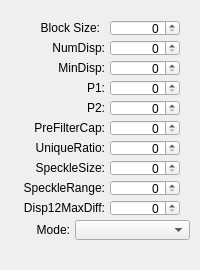
<?xml version="1.0" encoding="UTF-8"?>
<ui version="4.0">
 <class>sgbm_setting</class>
 <widget class="QWidget" name="sgbm_setting">
  <property name="geometry">
   <rect>
    <x>0</x>
    <y>0</y>
    <width>200</width>
    <height>270</height>
   </rect>
  </property>
  <property name="windowTitle">
   <string>Form</string>
  </property>
  <widget class="QLabel" name="label">
   <property name="geometry">
    <rect>
     <x>5</x>
     <y>20</y>
     <width>95</width>
     <height>16</height>
    </rect>
   </property>
   <property name="text">
    <string>Block Size:</string>
   </property>
   <property name="alignment">
    <set>Qt::AlignmentFlag::AlignRight|Qt::AlignmentFlag::AlignTrailing|Qt::AlignmentFlag::AlignVCenter</set>
   </property>
  </widget>
  <widget class="QSpinBox" name="BlockSize">
   <property name="geometry">
    <rect>
     <x>110</x>
     <y>20</y>
     <width>70</width>
     <height>16</height>
    </rect>
   </property>
   <property name="alignment">
    <set>Qt::AlignmentFlag::AlignRight|Qt::AlignmentFlag::AlignTrailing|Qt::AlignmentFlag::AlignVCenter</set>
   </property>
   <property name="maximum">
    <number>1920</number>
   </property>
  </widget>
  <widget class="QSpinBox" name="numDisp">
   <property name="geometry">
    <rect>
     <x>110</x>
     <y>40</y>
     <width>70</width>
     <height>16</height>
    </rect>
   </property>
   <property name="alignment">
    <set>Qt::AlignmentFlag::AlignRight|Qt::AlignmentFlag::AlignTrailing|Qt::AlignmentFlag::AlignVCenter</set>
   </property>
   <property name="maximum">
    <number>1920</number>
   </property>
  </widget>
  <widget class="QSpinBox" name="p1">
   <property name="geometry">
    <rect>
     <x>110</x>
     <y>80</y>
     <width>70</width>
     <height>16</height>
    </rect>
   </property>
   <property name="alignment">
    <set>Qt::AlignmentFlag::AlignRight|Qt::AlignmentFlag::AlignTrailing|Qt::AlignmentFlag::AlignVCenter</set>
   </property>
   <property name="maximum">
    <number>65535</number>
   </property>
  </widget>
  <widget class="QSpinBox" name="p2">
   <property name="geometry">
    <rect>
     <x>110</x>
     <y>100</y>
     <width>70</width>
     <height>16</height>
    </rect>
   </property>
   <property name="alignment">
    <set>Qt::AlignmentFlag::AlignRight|Qt::AlignmentFlag::AlignTrailing|Qt::AlignmentFlag::AlignVCenter</set>
   </property>
   <property name="maximum">
    <number>65535</number>
   </property>
  </widget>
  <widget class="QSpinBox" name="speckleSize">
   <property name="geometry">
    <rect>
     <x>110</x>
     <y>160</y>
     <width>70</width>
     <height>16</height>
    </rect>
   </property>
   <property name="alignment">
    <set>Qt::AlignmentFlag::AlignRight|Qt::AlignmentFlag::AlignTrailing|Qt::AlignmentFlag::AlignVCenter</set>
   </property>
  </widget>
  <widget class="QSpinBox" name="disp12MaxDiff">
   <property name="geometry">
    <rect>
     <x>110</x>
     <y>200</y>
     <width>70</width>
     <height>16</height>
    </rect>
   </property>
   <property name="alignment">
    <set>Qt::AlignmentFlag::AlignRight|Qt::AlignmentFlag::AlignTrailing|Qt::AlignmentFlag::AlignVCenter</set>
   </property>
  </widget>
  <widget class="QSpinBox" name="uniqueRatio">
   <property name="geometry">
    <rect>
     <x>110</x>
     <y>140</y>
     <width>70</width>
     <height>16</height>
    </rect>
   </property>
   <property name="alignment">
    <set>Qt::AlignmentFlag::AlignRight|Qt::AlignmentFlag::AlignTrailing|Qt::AlignmentFlag::AlignVCenter</set>
   </property>
  </widget>
  <widget class="QSpinBox" name="preFilterCap">
   <property name="geometry">
    <rect>
     <x>110</x>
     <y>120</y>
     <width>70</width>
     <height>16</height>
    </rect>
   </property>
   <property name="alignment">
    <set>Qt::AlignmentFlag::AlignRight|Qt::AlignmentFlag::AlignTrailing|Qt::AlignmentFlag::AlignVCenter</set>
   </property>
  </widget>
  <widget class="QSpinBox" name="minDisp">
   <property name="geometry">
    <rect>
     <x>110</x>
     <y>60</y>
     <width>70</width>
     <height>16</height>
    </rect>
   </property>
   <property name="alignment">
    <set>Qt::AlignmentFlag::AlignRight|Qt::AlignmentFlag::AlignTrailing|Qt::AlignmentFlag::AlignVCenter</set>
   </property>
   <property name="maximum">
    <number>1920</number>
   </property>
  </widget>
  <widget class="QSpinBox" name="speckleRange">
   <property name="geometry">
    <rect>
     <x>110</x>
     <y>180</y>
     <width>70</width>
     <height>16</height>
    </rect>
   </property>
   <property name="alignment">
    <set>Qt::AlignmentFlag::AlignRight|Qt::AlignmentFlag::AlignTrailing|Qt::AlignmentFlag::AlignVCenter</set>
   </property>
  </widget>
  <widget class="QLabel" name="label_2">
   <property name="geometry">
    <rect>
     <x>10</x>
     <y>40</y>
     <width>95</width>
     <height>16</height>
    </rect>
   </property>
   <property name="text">
    <string>NumDisp:</string>
   </property>
   <property name="alignment">
    <set>Qt::AlignmentFlag::AlignRight|Qt::AlignmentFlag::AlignTrailing|Qt::AlignmentFlag::AlignVCenter</set>
   </property>
  </widget>
  <widget class="QLabel" name="label_3">
   <property name="geometry">
    <rect>
     <x>10</x>
     <y>60</y>
     <width>95</width>
     <height>16</height>
    </rect>
   </property>
   <property name="text">
    <string>MinDisp:</string>
   </property>
   <property name="alignment">
    <set>Qt::AlignmentFlag::AlignRight|Qt::AlignmentFlag::AlignTrailing|Qt::AlignmentFlag::AlignVCenter</set>
   </property>
  </widget>
  <widget class="QLabel" name="label_4">
   <property name="geometry">
    <rect>
     <x>10</x>
     <y>80</y>
     <width>95</width>
     <height>16</height>
    </rect>
   </property>
   <property name="text">
    <string>P1:</string>
   </property>
   <property name="alignment">
    <set>Qt::AlignmentFlag::AlignRight|Qt::AlignmentFlag::AlignTrailing|Qt::AlignmentFlag::AlignVCenter</set>
   </property>
  </widget>
  <widget class="QLabel" name="label_5">
   <property name="geometry">
    <rect>
     <x>10</x>
     <y>100</y>
     <width>95</width>
     <height>16</height>
    </rect>
   </property>
   <property name="text">
    <string>P2:</string>
   </property>
   <property name="alignment">
    <set>Qt::AlignmentFlag::AlignRight|Qt::AlignmentFlag::AlignTrailing|Qt::AlignmentFlag::AlignVCenter</set>
   </property>
  </widget>
  <widget class="QLabel" name="label_6">
   <property name="geometry">
    <rect>
     <x>10</x>
     <y>120</y>
     <width>95</width>
     <height>16</height>
    </rect>
   </property>
   <property name="text">
    <string>PreFilterCap:</string>
   </property>
   <property name="alignment">
    <set>Qt::AlignmentFlag::AlignRight|Qt::AlignmentFlag::AlignTrailing|Qt::AlignmentFlag::AlignVCenter</set>
   </property>
  </widget>
  <widget class="QLabel" name="label_7">
   <property name="geometry">
    <rect>
     <x>10</x>
     <y>140</y>
     <width>95</width>
     <height>16</height>
    </rect>
   </property>
   <property name="text">
    <string>UniqueRatio:</string>
   </property>
   <property name="alignment">
    <set>Qt::AlignmentFlag::AlignRight|Qt::AlignmentFlag::AlignTrailing|Qt::AlignmentFlag::AlignVCenter</set>
   </property>
  </widget>
  <widget class="QLabel" name="label_8">
   <property name="geometry">
    <rect>
     <x>10</x>
     <y>160</y>
     <width>95</width>
     <height>16</height>
    </rect>
   </property>
   <property name="text">
    <string>SpeckleSize:</string>
   </property>
   <property name="alignment">
    <set>Qt::AlignmentFlag::AlignRight|Qt::AlignmentFlag::AlignTrailing|Qt::AlignmentFlag::AlignVCenter</set>
   </property>
  </widget>
  <widget class="QLabel" name="label_9">
   <property name="geometry">
    <rect>
     <x>10</x>
     <y>180</y>
     <width>95</width>
     <height>16</height>
    </rect>
   </property>
   <property name="text">
    <string>SpeckleRange:</string>
   </property>
   <property name="alignment">
    <set>Qt::AlignmentFlag::AlignRight|Qt::AlignmentFlag::AlignTrailing|Qt::AlignmentFlag::AlignVCenter</set>
   </property>
  </widget>
  <widget class="QLabel" name="label_10">
   <property name="geometry">
    <rect>
     <x>10</x>
     <y>200</y>
     <width>95</width>
     <height>16</height>
    </rect>
   </property>
   <property name="text">
    <string>Disp12MaxDiff:</string>
   </property>
   <property name="alignment">
    <set>Qt::AlignmentFlag::AlignRight|Qt::AlignmentFlag::AlignTrailing|Qt::AlignmentFlag::AlignVCenter</set>
   </property>
  </widget>
  <widget class="QComboBox" name="modeList">
   <property name="geometry">
    <rect>
     <x>75</x>
     <y>220</y>
     <width>115</width>
     <height>20</height>
    </rect>
   </property>
  </widget>
  <widget class="QLabel" name="label_11">
   <property name="geometry">
    <rect>
     <x>10</x>
     <y>220</y>
     <width>60</width>
     <height>20</height>
    </rect>
   </property>
   <property name="text">
    <string>Mode:</string>
   </property>
   <property name="alignment">
    <set>Qt::AlignmentFlag::AlignRight|Qt::AlignmentFlag::AlignTrailing|Qt::AlignmentFlag::AlignVCenter</set>
   </property>
  </widget>
 </widget>
 <resources/>
 <connections/>
</ui>
